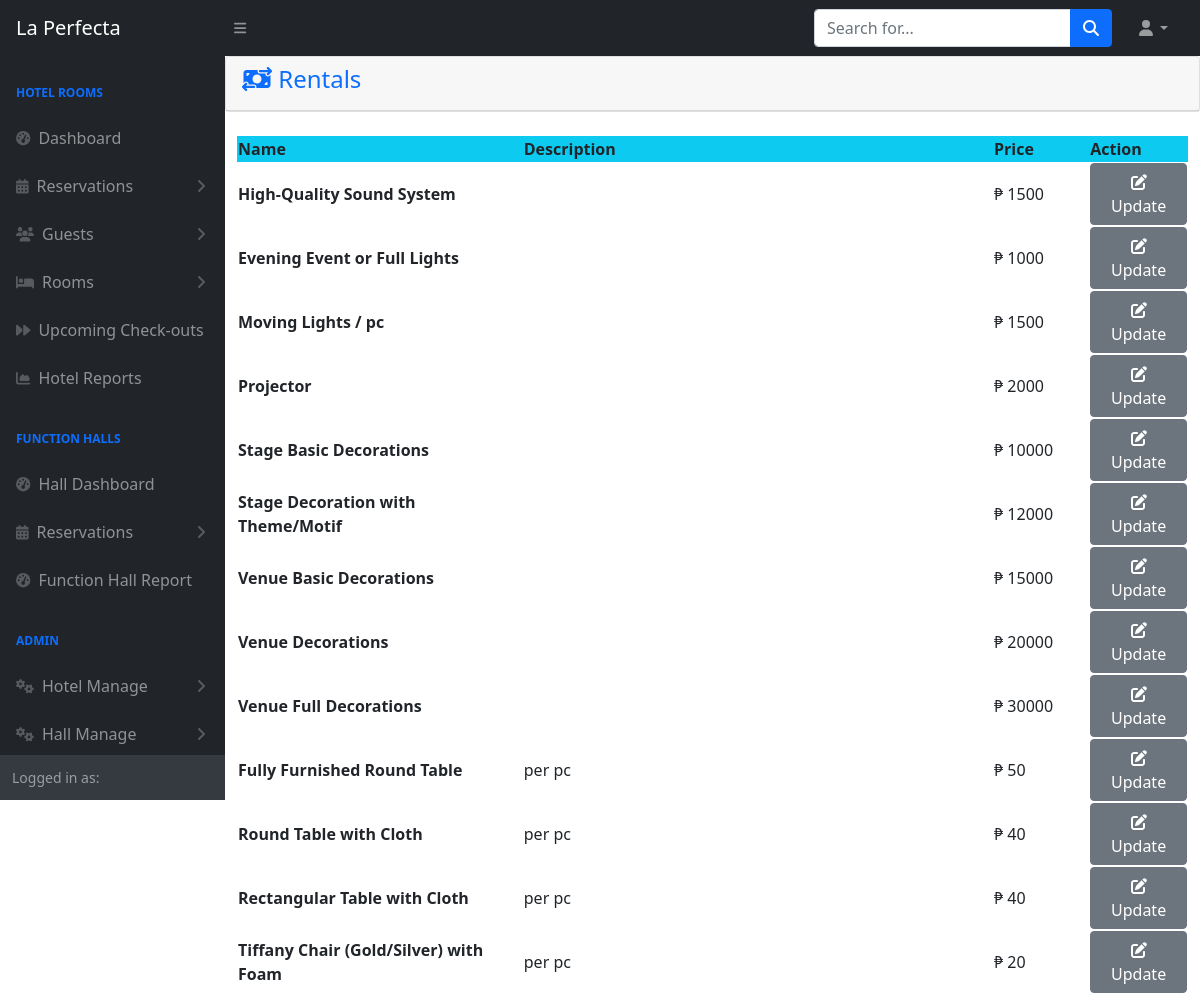
/admin/rentals.php, run on the app's committed database.
### tables this page shows
CREATE TABLE `tblrentals` (
  `Id` int(11) NOT NULL,
  `Name` varchar(225) NOT NULL,
  `Description` varchar(225) NOT NULL,
  `Price` double NOT NULL
);

### admin/rentals.php (the view, shortened to what this page needs)
<?php
include 'themes/navbar.php';
include 'config.php';
?>
<div class="card mb-4">
    <div class="card-header text-primary">
      <h4> <i class="fa-solid fa-money-bill-transfer"></i>
        Rentals </h4>
    </div>
</div>
<div class="container-fluid">
    <div class="row">
        <div class="col">
            <table id="datatablesSimple" class="table-striped">
                <thead class="bg-info ">
                    <tr>
                        <th>Name</th>
                        <th>Description</th>
                        <th>Price</th>
                        <th>Action</th>
                    </tr>
                </thead>
                <tbody>
                    <?php
                    $sql = "SELECT * FROM tblrentals";
                    $result = mysqli_query($conn, $sql);
                    while ($row = mysqli_fetch_assoc($result)) {
                    ?>
                        <tr>
                            <th style="width: 300px;"><?php echo $row['Name'] ?></th>
                            <td style="width: 500px;"><?php echo $row['Description'] ?></td>
                            <td style="width: 100px;">₱ <?php echo $row['Price'] ?></td>
                            <td style="width: 100px;">
                                <a href="function/fhmanage/rentaledit.php?id=<?php echo $row['Id'] ?>" class="btn btn-secondary ">
                                    <i class="fa-solid fa-pen-to-square"></i>
                                    Update
                                </a>
                            </td>
                        </tr>
                    <?php
                    }
                    ?>
                </tbody>
            </table>
        </div>
    </div>
</div>
<?php include 'themes/footer.php'; ?>

### data on the page
tblrentals: Name "High-Quality Sound System", Price "1500"
tblrentals: Name "Evening Event or Full Lights", Price "1000"
tblrentals: Name "Moving Lights / pc", Price "1500"
tblrentals: Name "Projector", Price "2000"
tblrentals: Name "Stage Basic Decorations", Price "10000"
tblrentals: Name "Stage Decoration with Theme/Motif", Price "12000"
tblrentals: Name "Venue Basic Decorations", Price "15000"
tblrentals: Name "Venue Decorations", Price "20000"
tblrentals: Name "Venue Full Decorations", Price "30000"
tblrentals: Name "Fully Furnished Round Table", Description "per pc", Price "50"
tblrentals: Name "Round Table with Cloth", Description "per pc", Price "40"
tblrentals: Name "Rectangular Table with Cloth", Description "per pc", Price "40"
tblrentals: Name "Tiffany Chair (Gold/Silver) with Foam", Description "per pc", Price "20"
